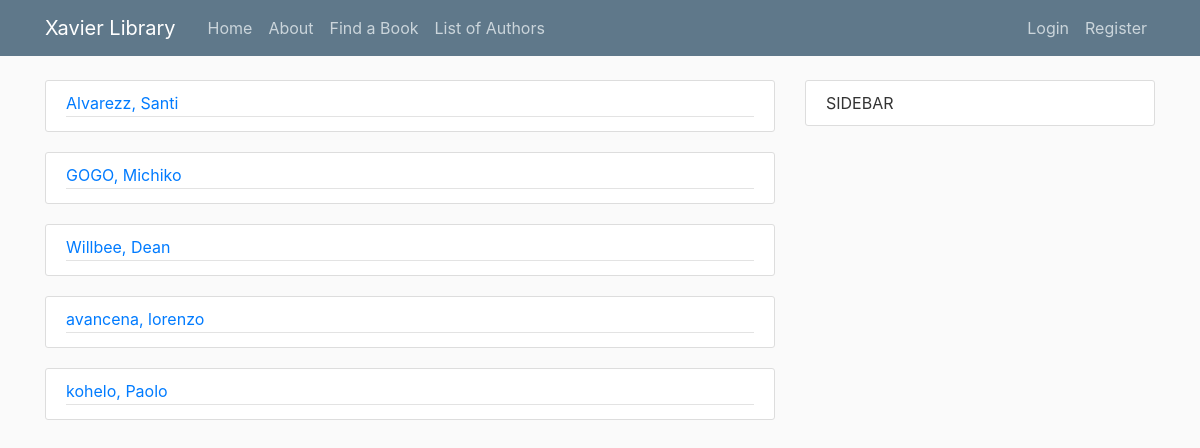
Screenshot of /authors/ with the database file from the repository.
### library/models.py (models this page shows, shortened)
class Author(models.Model):
    first_name = models.CharField(max_length=100)
    last_name = models.CharField(max_length=100)
    date_of_birth = models.DateField(null=True, blank=True)
    date_of_death = models.DateField('died', null=True, blank=True)
    class Meta:
        ordering = ['last_name', 'first_name']
    def __str__(self):
        return '{0}, {1}'.format(self.last_name, self.first_name)

### library/views.py (the view)
# urls.py: path('authors/', AuthorListView.as_view(), name='author-list'),
class AuthorListView(ListView):
	template_name = 'library/author.html'
	context_object_name = 'authors'
	queryset = Author.objects.all()
	def get_context_data(self, **kwargs):
		context = super(AuthorListView, self).get_context_data(**kwargs)
		context.update({
			'books' : Book.objects.all,
			'authors': self.queryset
		})
		return context

### library/templates/library/author.html (shortened to what this page needs)
{% extends "library/base.html" %}
{% block content%}
    {% for author in authors %}
        <article class="media content-section" style="display: block">
            <div class="article-metadata">
                <a href="#{{author.last_name}}{{author.first_name}}" class="mr-2" data-toggle="collapse">{{ author }}</a>
            </div>
		</article>
    {% endfor %}
{% endblock content %}

### library/static/library/main.css (style rules this page uses)
body { background: #fafafa; color: #333333; margin-top: 5rem; }
.content-section { background: #ffffff; padding: 10px 20px; border: 1px solid #dddddd; border-radius: 3px; margin-bottom: 20px; }
.article-metadata { padding-bottom: 1px; margin-bottom: 4px; border-bottom: 1px solid #e3e3e3 }

### rows the page displays
Author: last_name+first_name "Alvarezz, Santi"
Author: last_name+first_name "GOGO, Michiko"
Author: last_name+first_name "Willbee, Dean"
Author: last_name+first_name "avancena, lorenzo"
Author: last_name+first_name "kohelo, Paolo"
